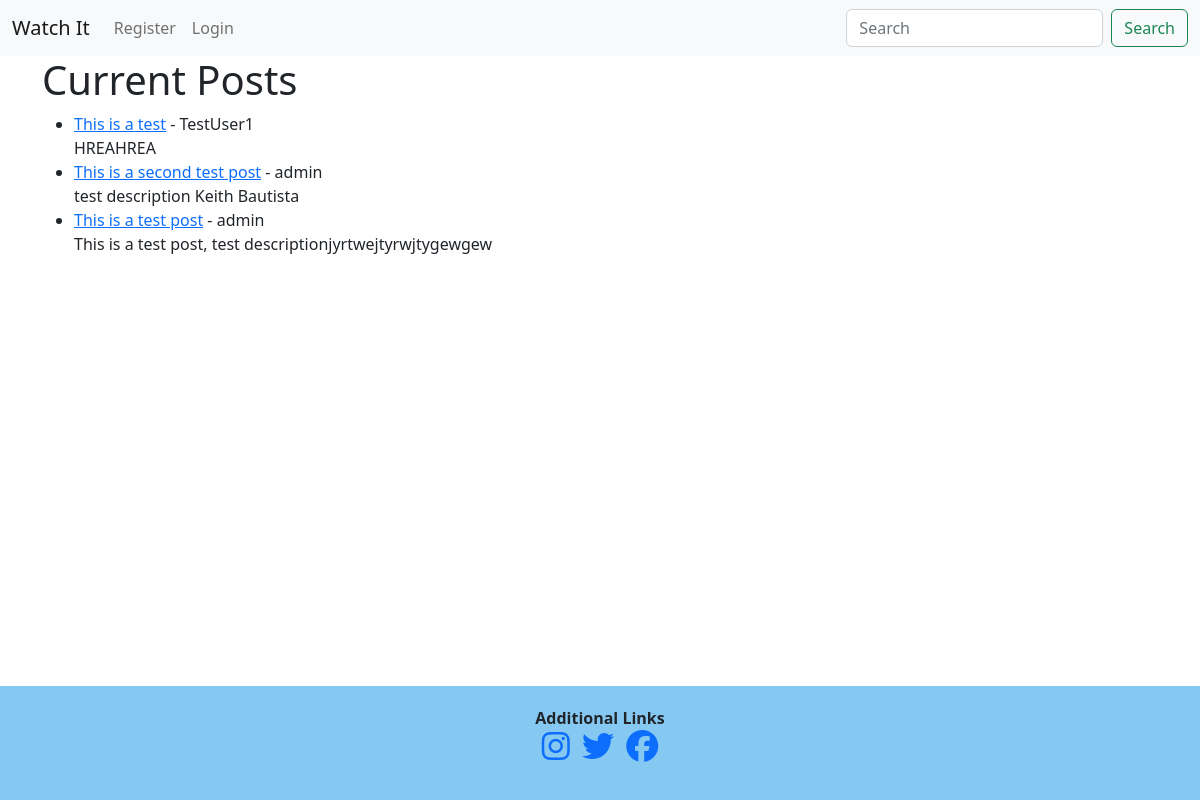
The app's page /, older data.
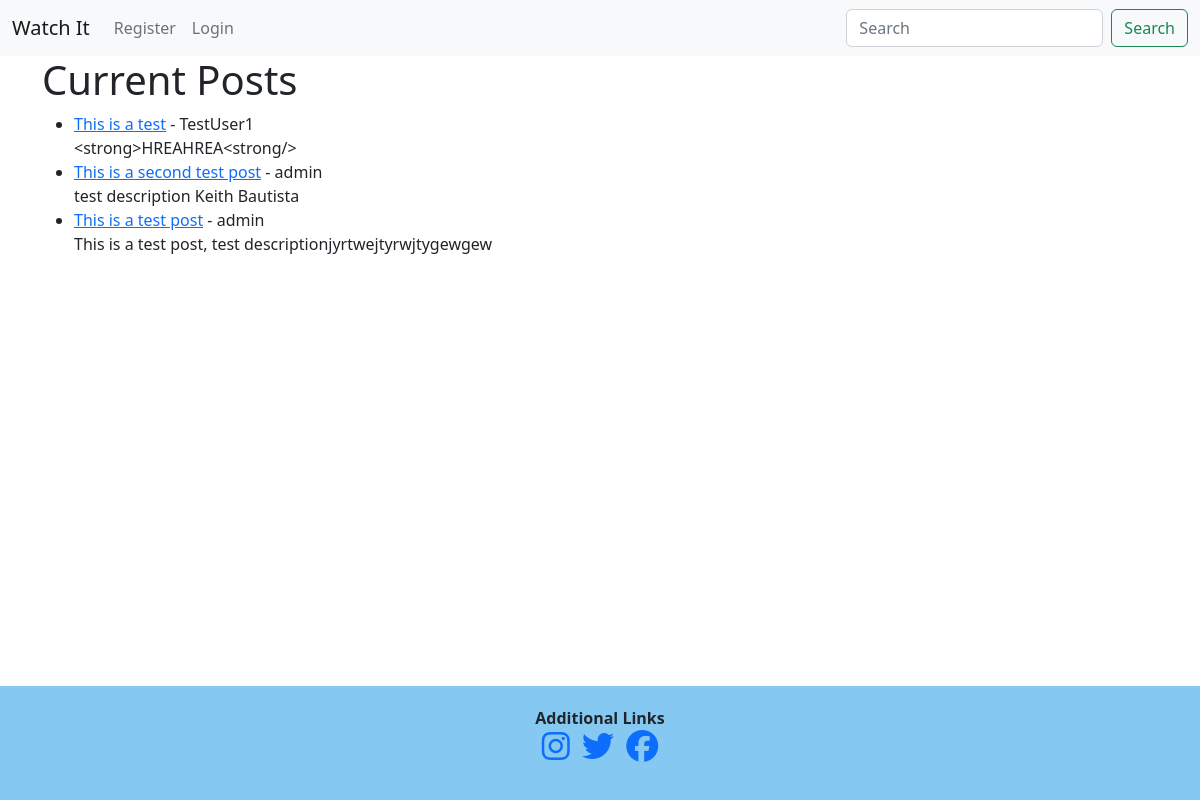
The same page, newer data.
### watchit/models.py (models this page shows, shortened)
class Post(models.Model):
    title = models.CharField(max_length=255)
    title_tag = models.CharField(max_length=255)
    author = models.ForeignKey(User, on_delete=models.CASCADE)
    """This will delete all of users' posts"""
    body = models.TextField()
    post_date = models.DateField(auto_now_add=True)

### watchit/views.py (the view)
# urls.py: path('', HomeView.as_view(), name="home"),
class HomeView(ListView):
    model = Post
    template_name = 'home.html'
    """This view will show all the posts since we passed in
    listview"""
    ordering = ['-id']

### watchit/templates/home.html
{% extends 'base.html' %}
{% block content %}
<h1>Current Posts</h1>
{% if user.is_authenticated %}
    <ul>
    {% for Post in object_list %}
        <li><a href="{% url 'movie-detail' Post.pk %}">{{ Post.title }}</a> - {{ Post.author }} - <a href="{% url 'edit-movie' Post.pk %}">Edit Movie</a> <br/>
        {{ Post.body|slice:":200" }}</li>
    {% endfor %}
    </ul>
{% else %}
    <ul>
    {% for Post in object_list %}
        <li><a href="{% url 'movie-detail' Post.pk %}">{{ Post.title }}</a> - {{ Post.author }}<br/>
        {{ Post.body|slice:":200" }}</li>
    {% endfor %}
    </ul>
{% endif %}
</small> <br/>
 {% endblock %}

Row changes from the older to the newer data that the page shows:
changed Post "This is a test": body "HREAHREA" → "<strong>HREAHREA<strong/>"
